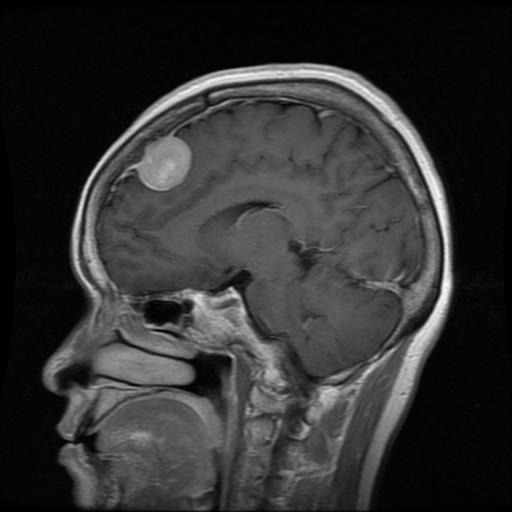
#> input picture Binary-Classification/image/IMAGE_0038.jpg, 512 x 512 px; its folder holds 4 pictures in this run
$ jupyter execute --allow-errors PCA-SVM-Classification.ipynb   (shell and % lines are left out)
#> lines starting #> are read from the running program, lines starting #| are printed output that depends on the picture
[cell 1]
import numpy as np
import pandas as pd
import matplotlib.pyplot as plt

from sklearn import svm, metrics
from sklearn.utils import Bunch
from sklearn.model_selection import GridSearchCV, train_test_split
from sklearn.svm import SVC
from sklearn.metrics import classification_report,accuracy_score
from sklearn.decomposition import PCA

import skimage.io as io
from skimage.io import imread
from skimage.transform import resize
from PIL import Image

import os
from tqdm import tqdm
from glob import glob

[cell 2]
#导入图像并转化为numpy数组
train_path = 'image/'
tumor_label=pd.read_csv('label.csv')
#> (reads Binary-Classification/label.csv from the repository)
img_size = 200
label = []
nub_train = len(glob(train_path + '/*.jpg'))
image_data = np.zeros((nub_train,img_size,img_size,3),dtype=np.uint8)

i = 0
for img_path in tqdm(glob(train_path + '/*.jpg')):
    img = Image.open(img_path)
#> img is the input picture: PIL image 512x512 RGB; min 0, max 255, mean 50.7
    img = img.resize((img_size,img_size)) #图片resize
#> img: PIL image 200x200 RGB
    arr = np.asarray(img) #图片转array
    image_data[i, :, :, :] = arr #赋值
    i += 1

for i in range(3000):
    data = tumor_label['label'][i]
    if data == 'no_tumor':
        label.append(data)
    else :
        label.append('yes_tumor')
#> this loop made 3000 passes
#> data on passes 1 to 3: 'meningioma_tumor', 'no_tumor', 'meningioma_tumor'
#> after the loop, label = 3000 items, first 6: 'yes_tumor', 'no_tumor', 'yes_tumor', 'yes_tumor', 'yes_tumor', 'yes_tumor'


image_data = np.array(image_data,dtype='float32')/255.0
label = np.array(label)

[cell 3]
new_image = np.delete(image_data, [1,2], axis=3 )

[cell 4]
plt.figure(figsize=(20,20))
#> (the rest of this cell did not finish here and is left out)

[cell 5]
import matplotlib.pyplot as plt
plt.imshow(image_data[3])
plt.axis('off')
plt.show()
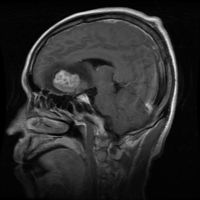
#> shown: shape (200, 200, 3) float32; min 0, max 0.922, mean 0.168
